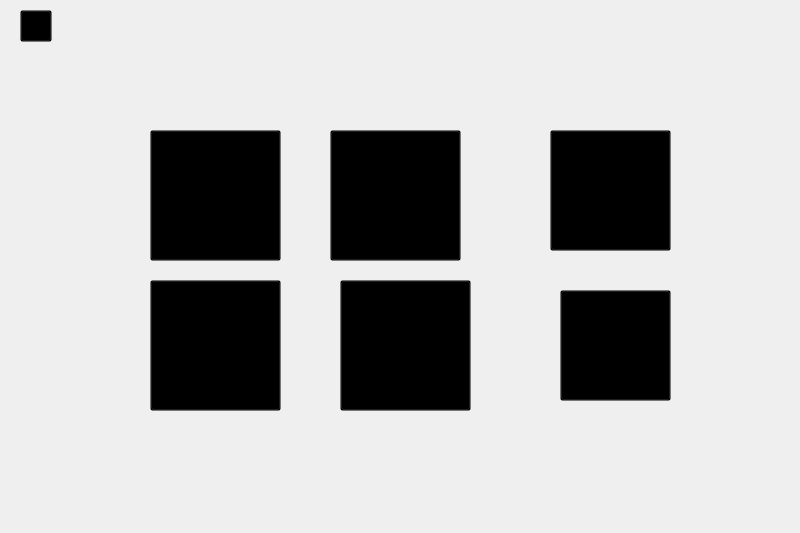
<?xml version="1.0" encoding="UTF-8"?>
<ui version="4.0">
 <class>admin_cockpit</class>
 <widget class="QMainWindow" name="admin_cockpit">
  <property name="geometry">
   <rect>
    <x>0</x>
    <y>0</y>
    <width>800</width>
    <height>533</height>
   </rect>
  </property>
  <property name="windowTitle">
   <string>AtQlas Alpha</string>
  </property>
  <property name="styleSheet">
   <string notr="true"/>
  </property>
  <widget class="QWidget" name="centralwidget">
   <widget class="QFrame" name="frame">
    <property name="geometry">
     <rect>
      <x>0</x>
      <y>0</y>
      <width>800</width>
      <height>533</height>
     </rect>
    </property>
    <property name="styleSheet">
     <string notr="true">background:transparent;
border-image:url(:/atqres_ico/cockpit.jpg)</string>
    </property>
    <property name="frameShape">
     <enum>QFrame::StyledPanel</enum>
    </property>
    <property name="frameShadow">
     <enum>QFrame::Raised</enum>
    </property>
    <widget class="QPushButton" name="pushButton">
     <property name="geometry">
      <rect>
       <x>150</x>
       <y>130</y>
       <width>131</width>
       <height>131</height>
      </rect>
     </property>
     <property name="styleSheet">
      <string notr="true">background:transparent;
border-image:url(:/atqres_ico/student.png)</string>
     </property>
     <property name="text">
      <string/>
     </property>
     <property name="autoDefault">
      <bool>false</bool>
     </property>
    </widget>
    <widget class="QPushButton" name="pushButton_2">
     <property name="geometry">
      <rect>
       <x>330</x>
       <y>130</y>
       <width>131</width>
       <height>131</height>
      </rect>
     </property>
     <property name="styleSheet">
      <string notr="true">background:transparent;
border-image:url(:/atqres_ico/teacher.png)</string>
     </property>
     <property name="text">
      <string/>
     </property>
    </widget>
    <widget class="QPushButton" name="pushButton_3">
     <property name="geometry">
      <rect>
       <x>550</x>
       <y>130</y>
       <width>121</width>
       <height>121</height>
      </rect>
     </property>
     <property name="styleSheet">
      <string notr="true">background:transparent;
border-image:url(:/atqres_ico/lesson.png)</string>
     </property>
     <property name="text">
      <string/>
     </property>
    </widget>
    <widget class="QPushButton" name="back">
     <property name="geometry">
      <rect>
       <x>20</x>
       <y>10</y>
       <width>32</width>
       <height>32</height>
      </rect>
     </property>
     <property name="styleSheet">
      <string notr="true">background:transparent;
border-image:url(:/atqres_ico/cock_back.png)</string>
     </property>
     <property name="text">
      <string/>
     </property>
    </widget>
    <widget class="QPushButton" name="pushButton_4">
     <property name="geometry">
      <rect>
       <x>150</x>
       <y>280</y>
       <width>131</width>
       <height>131</height>
      </rect>
     </property>
     <property name="styleSheet">
      <string notr="true">background:transparent;
border-image:url(:/atqres_ico/timemachine.png)</string>
     </property>
     <property name="text">
      <string/>
     </property>
    </widget>
    <widget class="QPushButton" name="pushButton_5">
     <property name="geometry">
      <rect>
       <x>340</x>
       <y>280</y>
       <width>131</width>
       <height>131</height>
      </rect>
     </property>
     <property name="styleSheet">
      <string notr="true">background:transparent;
border-image:url(:/atqres_ico/piece.png)</string>
     </property>
     <property name="text">
      <string/>
     </property>
    </widget>
    <widget class="QPushButton" name="pushButton_6">
     <property name="geometry">
      <rect>
       <x>560</x>
       <y>290</y>
       <width>111</width>
       <height>111</height>
      </rect>
     </property>
     <property name="styleSheet">
      <string notr="true">background:transparent;
border-image:url(:/atqres_ico/save.png)</string>
     </property>
     <property name="text">
      <string/>
     </property>
    </widget>
   </widget>
  </widget>
 </widget>
 <resources/>
 <connections/>
</ui>
